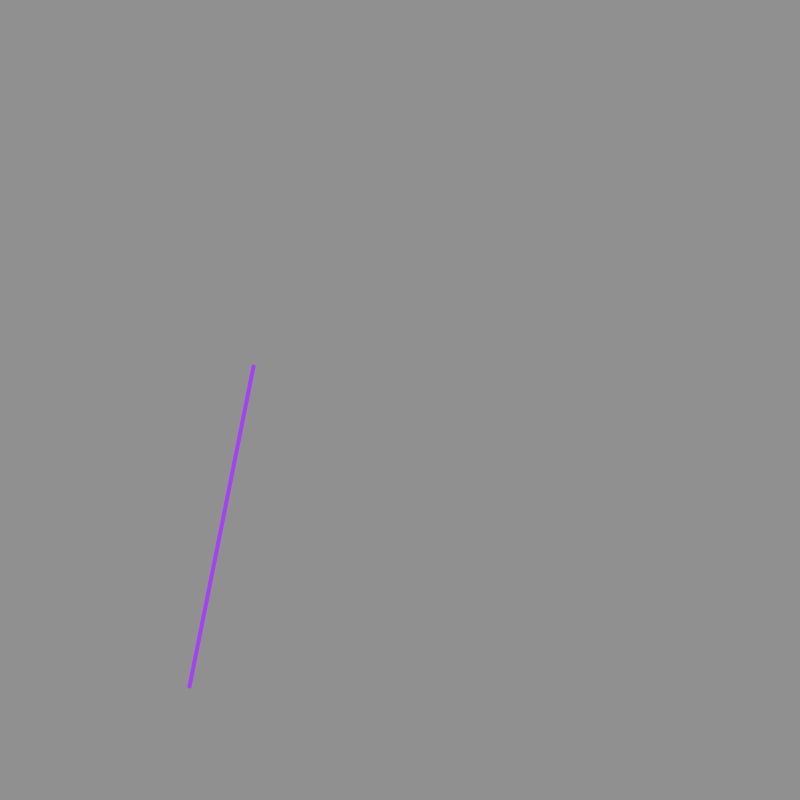
Frame 1 (no input)
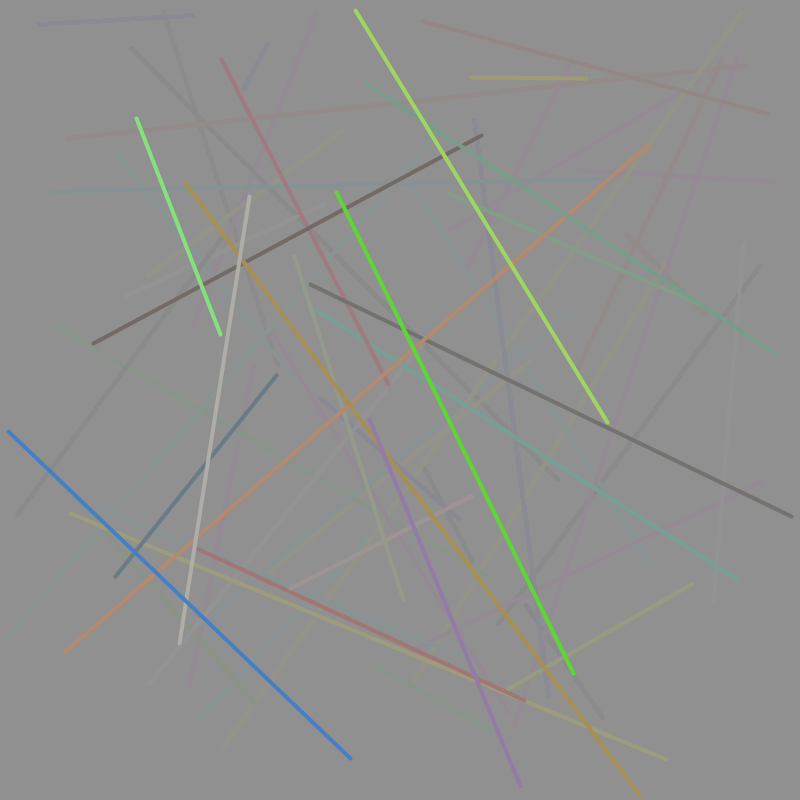
Frame 60 (the mouse pressed at the canvas centre just before this capture)
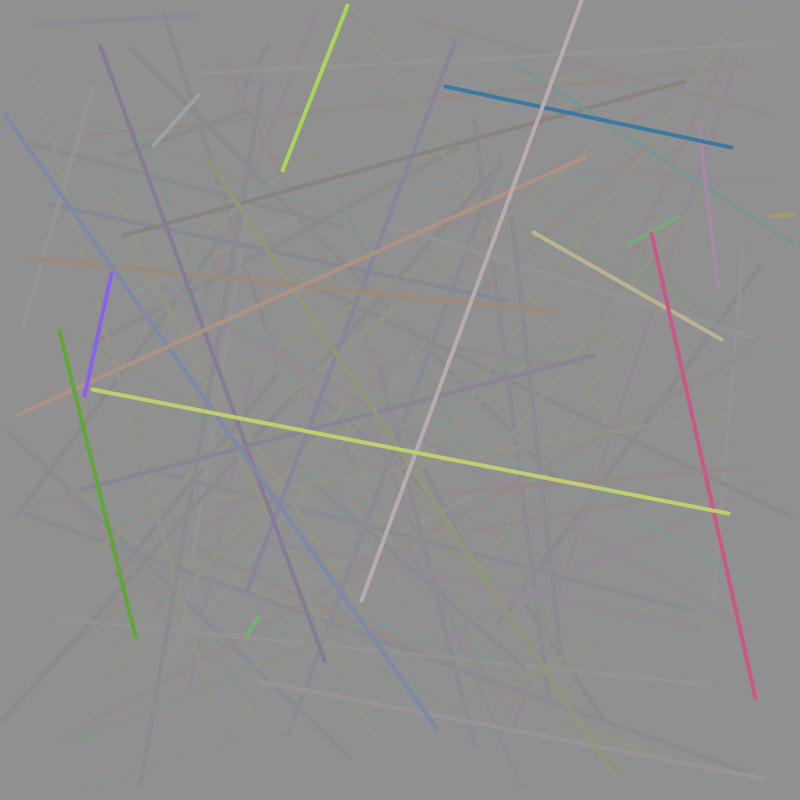
Frame 120 (the mouse held since frame 60 and released just before this capture)

The Processing sketch that drew these frames (run headless with seeded random() and noise(); from frame 60 on, the mouse is pressed at the canvas centre):

// Processing sketch: basic_setup_draw
// ── basic_setup_draw.pde

void setup(){
  size(800, 800);
  background(#909090); //r, g, b
  frameRate(30);// default 60 fps 

}

void draw(){
  
  //background(#909090);
  fill(#909090,25);
  rect(-10,-10, width +20, height +20); //start x, start y, width, height
  
  stroke(random(255), random(255), random(255));
  strokeWeight(4);
  line(random(width), random(height), random(width), random(height));


}
void keyPressed(){
  if (key == 'c' )
  background(#909090);
}
